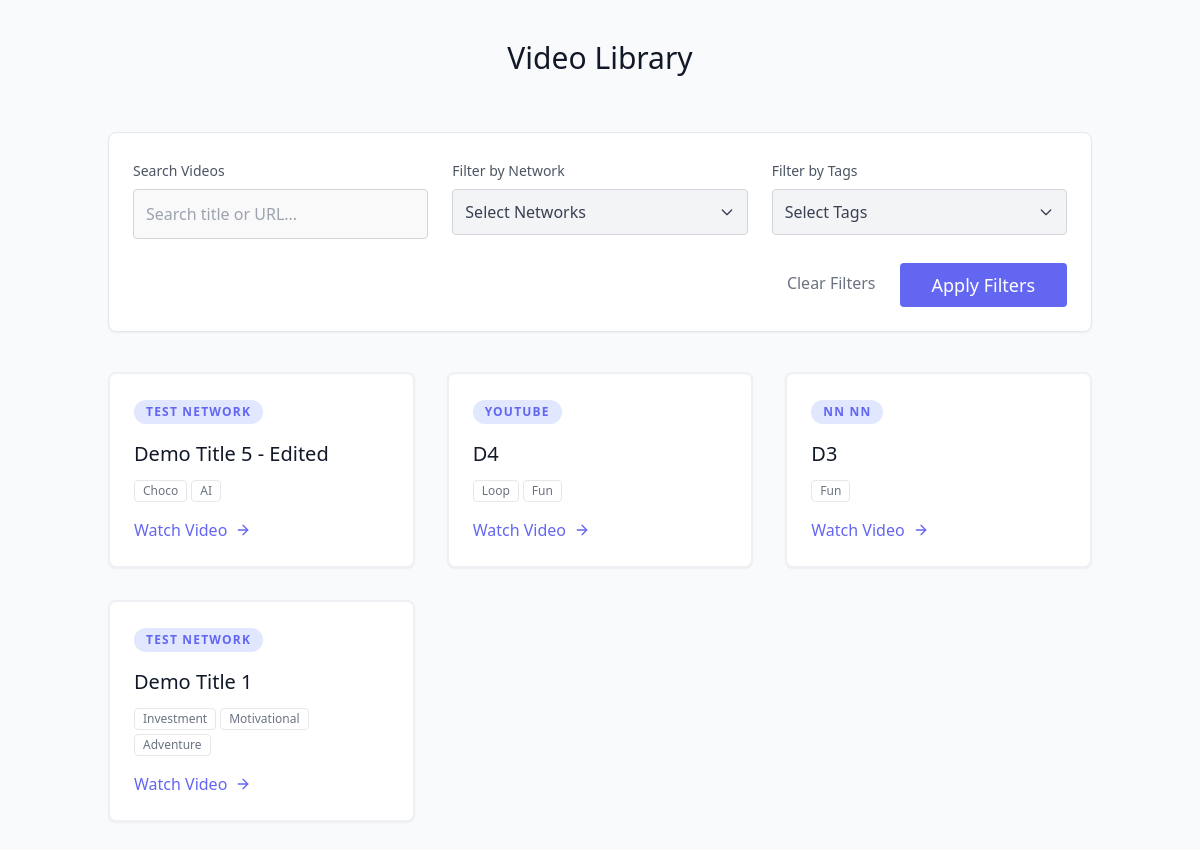
The page / on the database its author committed.
### apps/master/models.py (models this page shows, shortened)
class BaseModel(models.Model):
    id = models.UUIDField(primary_key=True,default=uuid.uuid4,editable=False)
    created_at = models.DateTimeField(auto_now_add=True)
    updated_at = models.DateTimeField(auto_now=True)
    class Meta:
        abstract = True

class Video(BaseModel):
    title = models.CharField(max_length=255,null=False,blank=False)
    url = models.URLField(null=False,blank=False)
    tags = models.ManyToManyField(Tag, related_name='videos',blank=True)
    network = models.ForeignKey(Network,related_name="videos",on_delete=models.CASCADE)
    performers = models.ManyToManyField(Performer,related_name='videos',blank=True)

class Network(BaseModel):
    name = models.CharField(max_length=255,null=False,blank=False,unique=True)

class Tag(BaseModel):
    name = models.CharField(max_length=255,null=False,blank=False,unique=True)

### apps/web/views.py (the view)
# urls.py: path('',index,name="index"),
def index(request):
    context={}
    videos = Video.objects.order_by('-created_at').all()
    paginator = Paginator(videos, 10)
    page_number = request.GET.get('page')
    try:
        page_obj = paginator.page(page_number)
    except PageNotAnInteger:
        page_obj = paginator.page(1)
    except EmptyPage:
        page_obj = paginator.page(paginator.num_pages)
    context['page_obj']=page_obj
    context['all_tags']=Tag.objects.all()
    context['all_networks']=Network.objects.all()
    return render(request,'web/intro.html',context)

### apps/web/templates/web/intro.html (shortened to what this page needs)
<!DOCTYPE html>
<html lang="en">
<head>
    <script src="https://cdn.tailwindcss.com"></script>
</head>
<body class="bg-gray-50 text-gray-600 body-font">
    <div class="container px-5 py-10 mx-auto">
        <div class="flex flex-col text-center w-full mb-10">
            <h1 class="sm:text-3xl text-2xl font-medium title-font mb-4 text-gray-900">Video Library</h1>
        </div>
        <form method="GET" action="." class="bg-white p-6 rounded-lg shadow-sm border border-gray-200 mb-10">
            <div class="grid grid-cols-1 md:grid-cols-3 gap-6">
                <div class="flex flex-col">
                    <label class="leading-7 text-sm text-gray-600 mb-1">Search Videos</label>
                    <input type="text" name="q" value="{{ search_query }}" placeholder="Search title or URL..."
                           class="w-full bg-gray-100 bg-opacity-50 rounded border border-gray-300 focus:border-indigo-500 focus:bg-white focus:ring-2 focus:ring-indigo-200 text-base outline-none text-gray-700 py-2 px-3 leading-8 transition-colors duration-200 ease-in-out">
                </div>
                <div class="flex flex-col relative" data-dropdown>
                    <label class="leading-7 text-sm text-gray-600 mb-1">Filter by Network</label>
                    <button type="button" class="w-full bg-gray-100 border border-gray-300 rounded py-2.5 px-3 text-left flex justify-between items-center text-gray-700" data-dropdown-toggle>
                        Select Networks
                        <svg class="w-4 h-4" fill="none" stroke="currentColor" viewBox="0 0 24 24"><path stroke-linecap="round" stroke-linejoin="round" stroke-width="2" d="M19 9l-7 7-7-7"></path></svg>
                    </button>
                </div>
                <div class="flex flex-col relative" data-dropdown>
                    <label class="leading-7 text-sm text-gray-600 mb-1">Filter by Tags</label>
                    <button type="button" class="w-full bg-gray-100 border border-gray-300 rounded py-2.5 px-3 text-left flex justify-between items-center text-gray-700" data-dropdown-toggle>
                        Select Tags
                        <svg class="w-4 h-4" fill="none" stroke="currentColor" viewBox="0 0 24 24"><path stroke-linecap="round" stroke-linejoin="round" stroke-width="2" d="M19 9l-7 7-7-7"></path></svg>
                    </button>
                </div>
            </div>
            <div class="mt-6 flex justify-end">
                <a href="." class="text-gray-500 hover:text-gray-800 px-4 py-2 mr-2">Clear Filters</a>
                <button type="submit" class="text-white bg-indigo-500 border-0 py-2 px-8 focus:outline-none hover:bg-indigo-600 rounded text-lg">Apply Filters</button>
            </div>
        </form>
        <div class="flex flex-wrap -m-4">
            {% for video in page_obj %}
            <div class="p-4 md:w-1/3 w-full">
                <div class="h-full border-2 border-gray-200 border-opacity-60 rounded-lg overflow-hidden bg-white shadow-sm hover:shadow-md transition-shadow">
                    <div class="p-6">
                        <span class="inline-block bg-indigo-100 text-indigo-500 rounded-full px-3 py-1 text-xs font-semibold tracking-widest uppercase mb-4">{{ video.network.name }}</span>
                        <h1 class="title-font text-xl font-medium text-gray-900 mb-3 truncate" title="{{ video.title }}">{{ video.title }}</h1>
                        <div class="flex flex-wrap gap-1 mb-4">
                            {% for tag in video.tags.all %}
                                <span class="text-xs text-gray-500 border border-gray-200 px-2 py-0.5 rounded">{{ tag.name }}</span>
                            {% endfor %}
                        </div>
                        <div class="flex items-center flex-wrap mt-auto">
                            <a href="{{ video.url }}" target="_blank" class="text-indigo-500 inline-flex items-center md:mb-2 lg:mb-0 hover:text-indigo-600 truncate">
                                Watch Video
                                <svg class="w-4 h-4 ml-2" viewBox="0 0 24 24" stroke="currentColor" stroke-width="2" fill="none" stroke-linecap="round" stroke-linejoin="round">
                                    <path d="M5 12h14"></path>
                                    <path d="M12 5l7 7-7 7"></path>
                                </svg>
                            </a>
                        </div>
                    </div>
                </div>
            </div>
            {% empty %}
            <div class="w-full p-10 text-center text-gray-500">
                <p>No videos found matching your criteria.</p>
            </div>
            {% endfor %}
        </div>
    </div>
</body>
</html>

### rows shown on the page
Video: network.name "TEST NETWORK", title "Demo Title 5 - Edited"
Tag: name "Choco"
Tag: name "AI"
Video: network.name "YOUTUBE", title "D4"
Tag: name "Loop"
Tag: name "Fun"
Video: network.name "NN NN", title "D3"
Video: network.name "TEST NETWORK", title "Demo Title 1"
Tag: name "Investment"
Tag: name "Motivational"
Tag: name "Adventure"
